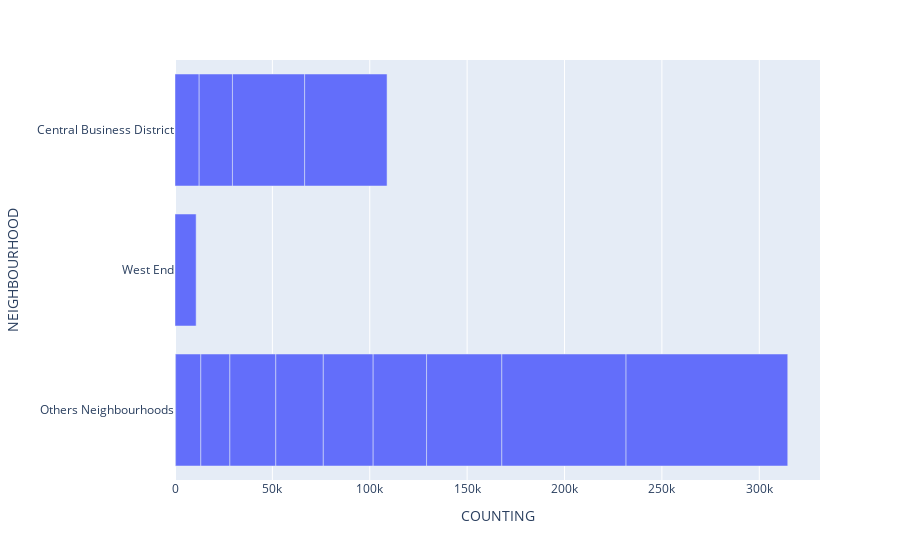

Notebook source saved alongside this figure:
### Code cell
aux1 = aux1.groupby(['TYPE', 'NEIGHBOURHOOD'])['COUNTING'].sum(
).reset_index().sort_values(['COUNTING'])

# fig_bar = px.pie(aux, values='COUNTING', names='NEIGHBOURHOOD', title=None)
fig_bar = px.bar(aux1, x='COUNTING', y='NEIGHBOURHOOD', title=None)
# fig_bar.update_layout(main_config, height=170,
#                       yaxis_title=None)

fig_bar.show()

### Figure 1 — Plotly figure (JSON) as saved in the notebook; plotly's stock layout.template omitted (floating-point values rounded to 4 significant figures)
{"data": [{"alignmentgroup": "True", "hovertemplate": "COUNTING=%{x}<br>NEIGHBOURHOOD=%{y}<extra></extra>", "legendgroup": "", "marker": {"color": "#636efa", "pattern": {"shape": ""}}, "name": "", "offsetgroup": "", "orientation": "h", "showlegend": false, "textposition": "auto", "type": "bar", "x": [143, 166, 10852, 12410, 12946, 14930, 17092, 23576, 24386, 25597, 27434, 37068, 38632, 42310, 63782, 83023], "xaxis": "x", "y": ["Others Neighbourhoods", "Others Neighbourhoods", "West End", "Central Business District", "Others Neighbourhoods", "Others Neighbourhoods", "Central Business District", "Others Neighbourhoods", "Others Neighbourhoods", "Others Neighbourhoods", "Others Neighbourhoods", "Central Business District", "Others Neighbourhoods", "Central Business District", "Others Neighbourhoods", "Others Neighbourhoods"], "yaxis": "y"}], "layout": {"autosize": true, "barmode": "relative", "legend": {"tracegroupgap": 0}, "margin": {"t": 60}, "xaxis": {"anchor": "y", "autorange": true, "domain": [0, 1], "range": [0, 331200.0], "title": {"text": "COUNTING"}, "type": "linear"}, "yaxis": {"anchor": "x", "autorange": true, "domain": [0, 1], "range": [-0.5, 2.5], "title": {"text": "NEIGHBOURHOOD"}, "type": "category"}}}
